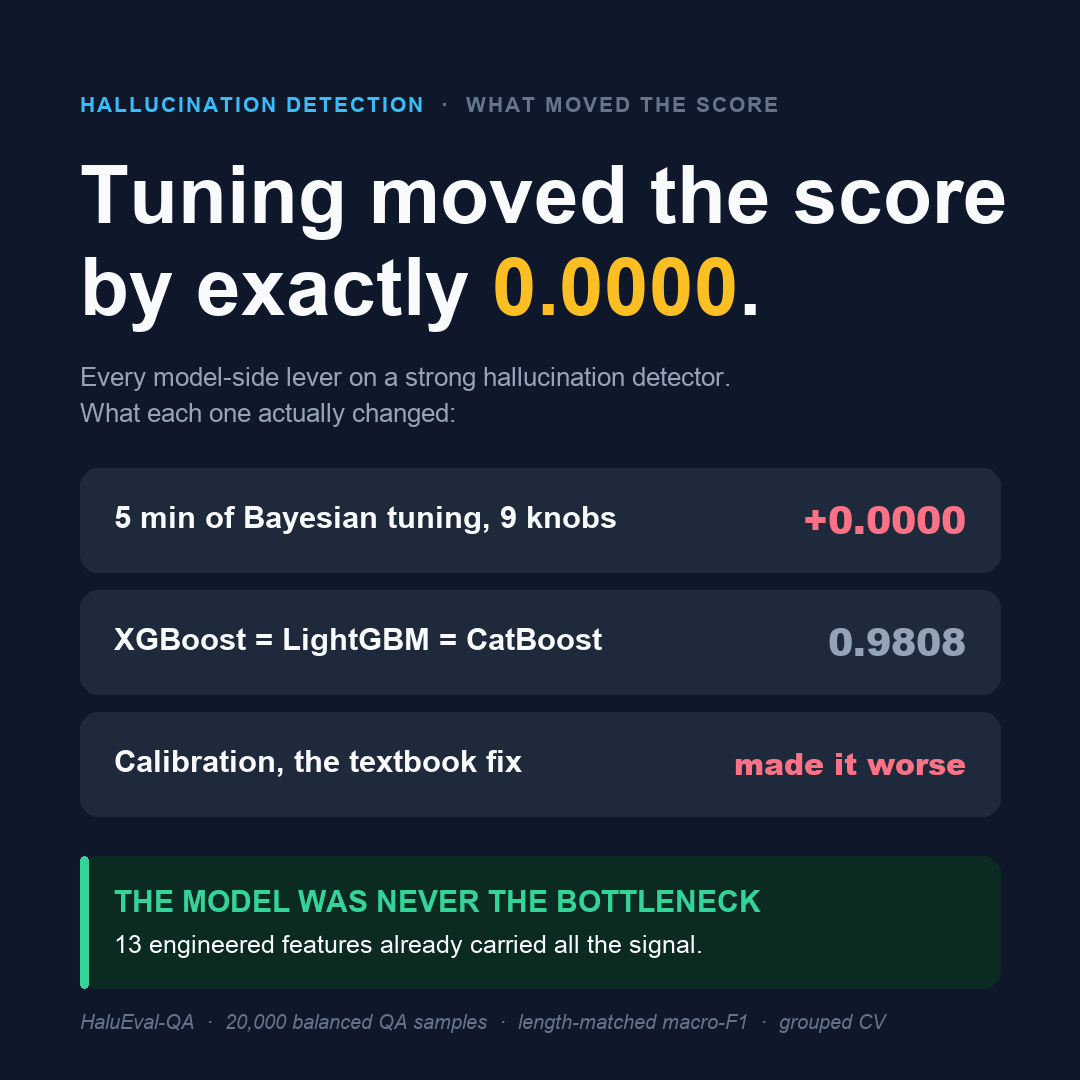

The Python source for this figure:
"""
Post #65 designed social asset — AI-Agent-Conversation-Quality-Scorer, Phase 4.
Style #4 (architecture / methodology decision): "the model was never the bottleneck."

Carries the post's first-paragraph claim: tuning moved the score by exactly 0.0000.
A "ledger" of every model-side lever, each landing flat, plus the takeaway that the
13 engineered features already carried all the signal.

Numbers on the graphic (0.0000, 0.9808, "made it worse", 13 features) all match the
post body and the Phase-4 report exactly. No matplotlib — pure PIL pull-quote graphic.
"""
from PIL import Image, ImageDraw, ImageFont

W = H = 1080
M = 80  # outer margin

# palette
BG        = "#0F172A"  # slate-900
CARD      = "#1E293B"  # slate-800
OFFWHITE  = "#F8FAFC"
SLATE     = "#94A3B8"
DIMSLATE  = "#64748B"
SKY       = "#38BDF8"
AMBER     = "#FBBF24"
ROSE      = "#FB7185"
EMERALD   = "#34D399"

FB = "/System/Library/Fonts/Supplemental/Arial Bold.ttf"
FBL = "/System/Library/Fonts/Supplemental/Arial Black.ttf"
FR = "/System/Library/Fonts/Supplemental/Arial.ttf"
FI = "/System/Library/Fonts/Supplemental/Arial Italic.ttf"

def f(path, size):
    return ImageFont.truetype(path, size)

img = Image.new("RGB", (W, H), BG)
d = ImageDraw.Draw(img)

def tw(text, font):
    return d.textlength(text, font=font)

def draw_tracked(x, y, text, font, fill, track=0):
    """draw text with manual letter-spacing (tracking) in px."""
    cx = x
    for ch in text:
        d.text((cx, y), ch, font=font, fill=fill)
        cx += d.textlength(ch, font=font) + track
    return cx

# ---- eyebrow ----
eb_font = f(FB, 21)
draw_tracked(M, 92, "HALLUCINATION DETECTION", eb_font, SKY, track=2)
ebx = M + sum(d.textlength(c, font=eb_font) + 2 for c in "HALLUCINATION DETECTION")
draw_tracked(ebx, 92, "  ·  WHAT MOVED THE SCORE", eb_font, DIMSLATE, track=2)

# ---- headline ----
hl_font = f(FB, 80)
y = 150
d.text((M, y), "Tuning moved the score", font=hl_font, fill=OFFWHITE)
y += 92
# second line: "by exactly " + accent "0.0000."
seg1 = "by exactly "
d.text((M, y), seg1, font=hl_font, fill=OFFWHITE)
d.text((M + tw(seg1, hl_font), y), "0.0000", font=hl_font, fill=AMBER)
d.text((M + tw(seg1 + "0.0000", hl_font), y), ".", font=hl_font, fill=OFFWHITE)

# ---- context line ----
y += 120
ctx_font = f(FR, 26)
d.text((M, y), "Every model-side lever on a strong hallucination detector.", font=ctx_font, fill=SLATE)
y += 36
d.text((M, y), "What each one actually changed:", font=ctx_font, fill=SLATE)

# ---- ledger of levers ----
rows = [
    ("5 min of Bayesian tuning, 9 knobs", "+0.0000", ROSE),
    ("XGBoost = LightGBM = CatBoost", "0.9808", SLATE),
    ("Calibration, the textbook fix", "made it worse", ROSE),
]
lab_font = f(FB, 31)
val_font = f(FBL, 38)
val_font_sm = f(FBL, 30)

y += 70
row_h = 104
gap = 18
card_w = W - 2 * M
for label, val, vcol in rows:
    x0, y0 = M, y
    x1, y1 = M + card_w, y + row_h
    d.rounded_rectangle([x0, y0, x1, y1], radius=18, fill=CARD)
    # label, vertically centered
    lab_h = (lab_font.getbbox(label)[3] - lab_font.getbbox(label)[1])
    d.text((x0 + 34, y0 + (row_h - lab_h) / 2 - lab_font.getbbox(label)[1]),
           label, font=lab_font, fill=OFFWHITE)
    # value, right-aligned
    vf = val_font if len(val) <= 8 else val_font_sm
    vw = tw(val, vf)
    vh = (vf.getbbox(val)[3] - vf.getbbox(val)[1])
    d.text((x1 - 34 - vw, y0 + (row_h - vh) / 2 - vf.getbbox(val)[1]),
           val, font=vf, fill=vcol)
    y += row_h + gap

# ---- takeaway strip ----
y += 22
strip_x0, strip_y0 = M, y
strip_x1, strip_y1 = M + card_w, y + 132
d.rounded_rectangle([strip_x0, strip_y0, strip_x1, strip_y1], radius=18, fill="#0B2A22")
# emerald left accent bar
d.rounded_rectangle([strip_x0, strip_y0, strip_x0 + 8, strip_y1], radius=4, fill=EMERALD)
take_font = f(FB, 30)
sub_font = f(FR, 25)
d.text((strip_x0 + 34, strip_y0 + 28), "THE MODEL WAS NEVER THE BOTTLENECK", font=take_font, fill=EMERALD)
d.text((strip_x0 + 34, strip_y0 + 74),
       "13 engineered features already carried all the signal.", font=sub_font, fill=OFFWHITE)

# ---- footer ----
foot_font = f(FI, 20)
foot = "HaluEval-QA  ·  20,000 balanced QA samples  ·  length-matched macro-F1  ·  grouped CV"
d.text((M, H - 70), foot, font=foot_font, fill=DIMSLATE)

img.save("/Users/anthonyrodrigues/Desktop/YC-Portfolio-Projects/AI-Agent-Conversation-Quality-Scorer/results/posts/post65_social.png")
print("saved post65_social.png")
